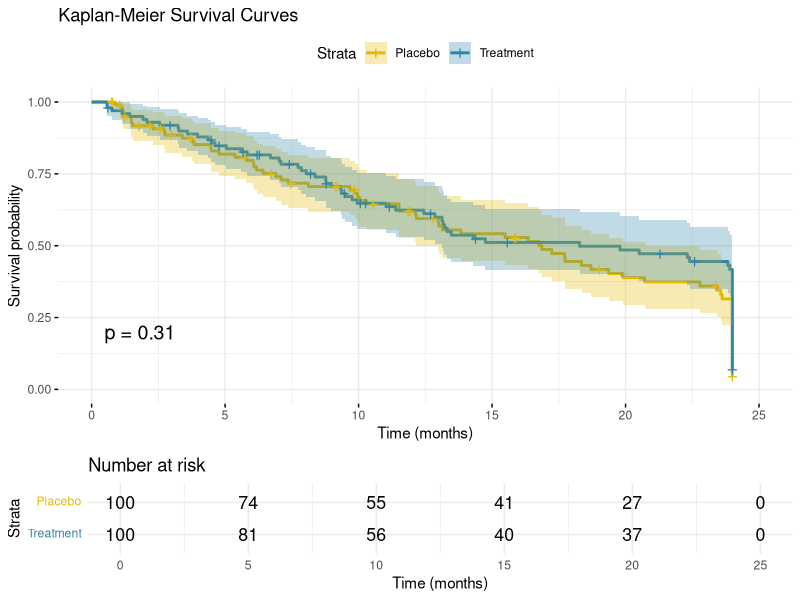
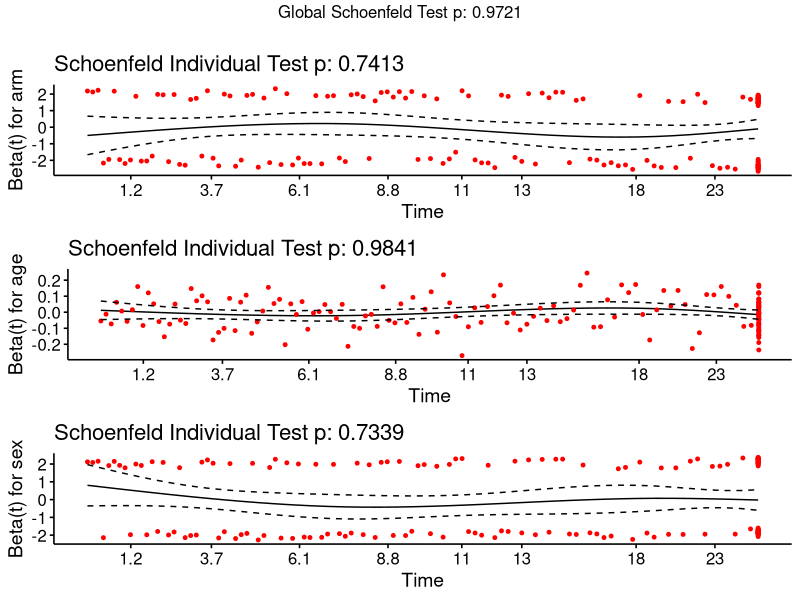
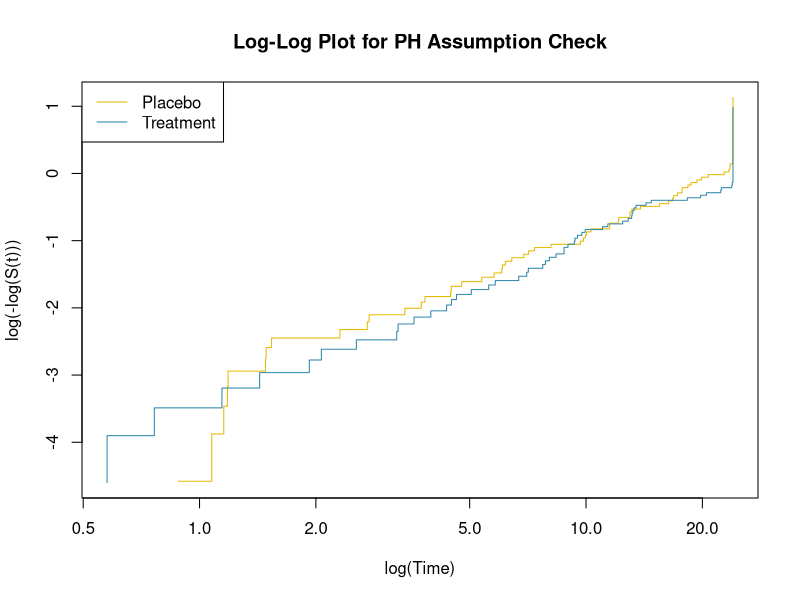

Generate these figures, in order, with R:
## ---- chunk 1
#| label: setup
library(survival)
library(survminer)
library(dplyr)
library(ggplot2)
## ---- chunk 2
#| label: simulate-data

set.seed(42)
n <- 200

trial_data <- tibble(
  id        = 1:n,
  arm       = rep(c("Treatment", "Placebo"), each = n / 2),
  time      = rexp(n, rate = ifelse(rep(c("Treatment", "Placebo"), each = n/2) == "Treatment", 0.05, 0.08)),
  event     = rbinom(n, 1, prob = 0.75),
  age       = rnorm(n, mean = 60, sd = 10),
  sex       = sample(c("M", "F"), n, replace = TRUE)
) |>
  mutate(time = pmin(time, 24))  # administrative censoring at 24 months
## ---- chunk 3
#| label: km-plot
#| fig-cap: "Kaplan-Meier survival curves by treatment arm"
#| fig-width: 8
#| fig-height: 5

km_fit <- survfit(Surv(time, event) ~ arm, data = trial_data)

ggsurvplot(
  km_fit,
  data          = trial_data,
  pval          = TRUE,
  conf.int      = TRUE,
  risk.table    = TRUE,
  legend.labs   = c("Placebo", "Treatment"),
  palette       = c("#E7B800", "#2E86AB"),
  xlab          = "Time (months)",
  ylab          = "Survival probability",
  title         = "Kaplan-Meier Survival Curves",
  ggtheme       = theme_minimal()
)
## ---- chunk 4
#| label: log-rank

logrank_test <- survdiff(Surv(time, event) ~ arm, data = trial_data)
print(logrank_test)
## ---- chunk 5
#| label: cox-model

cox_fit <- coxph(Surv(time, event) ~ arm + age + sex, data = trial_data)
summary(cox_fit)
## ---- chunk 6
#| label: ph-assumption
#| fig-cap: "Schoenfeld residuals — no trend indicates PH assumption holds"
#| fig-width: 8
#| fig-height: 5

ph_test <- cox.zph(cox_fit)
print(ph_test)   # p > 0.05 → no evidence of PH violation

ggcoxzph(ph_test)
## ---- chunk 7
#| label: log-log-plot
#| fig-cap: "Log-log plot — parallel lines indicate proportional hazards"
#| fig-width: 7
#| fig-height: 5

plot(
  km_fit,
  fun     = "cloglog",
  col     = c("#E7B800", "#2E86AB"),
  xlab    = "log(Time)",
  ylab    = "log(-log(S(t)))",
  main    = "Log-Log Plot for PH Assumption Check"
)
legend("topleft", legend = c("Placebo", "Treatment"),
       col = c("#E7B800", "#2E86AB"), lty = 1)
